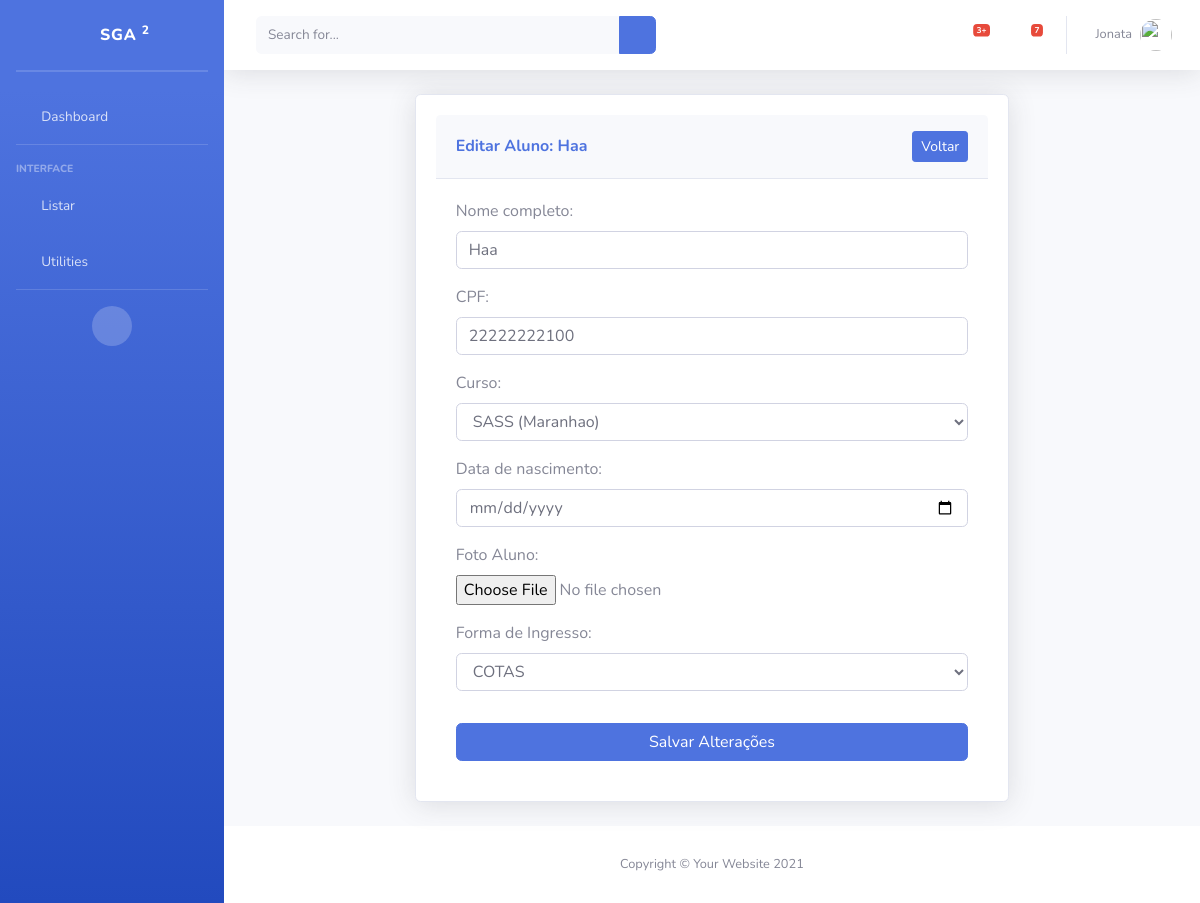
/editarAluno/32/, run on an earlier commit of the app's database.
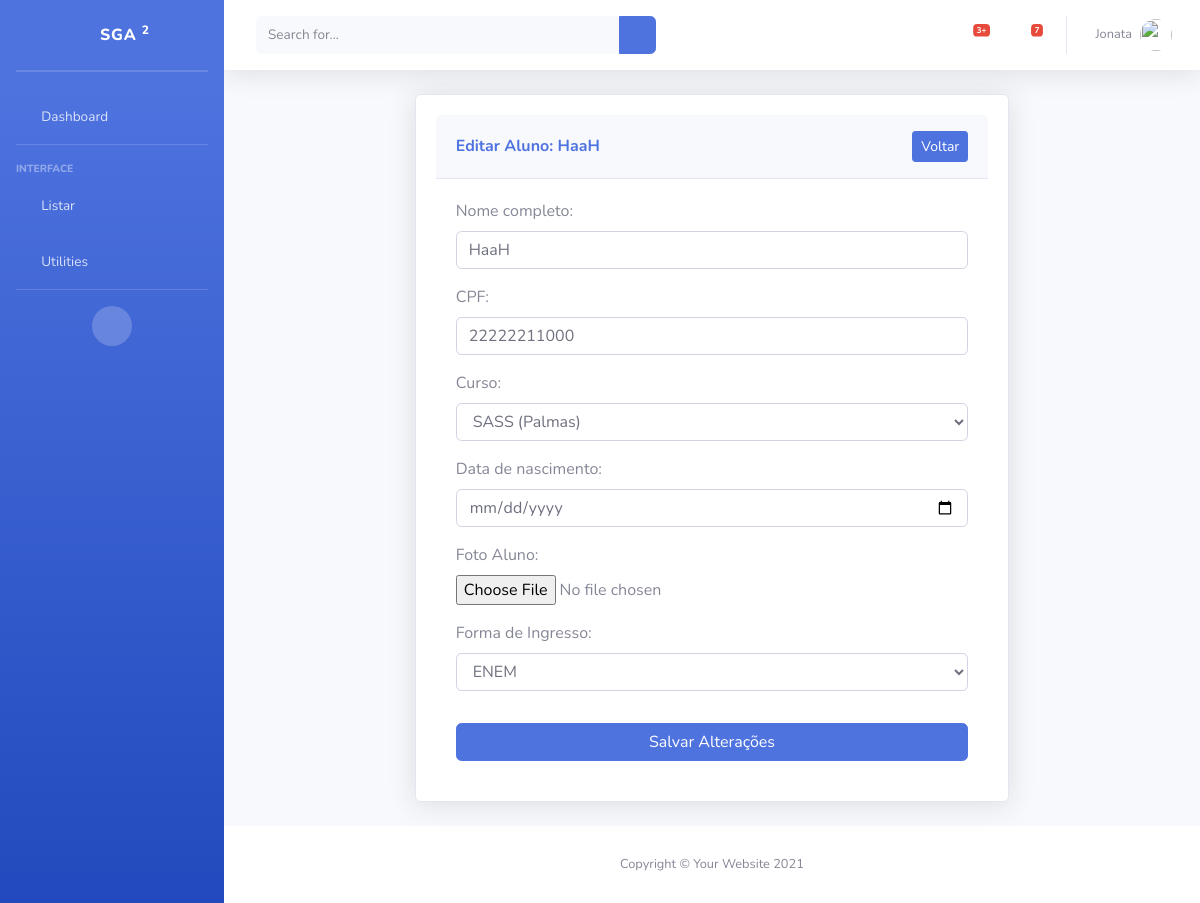
And on a later commit of the database.
### piloto/models/Aluno.py (models this page shows, shortened)
class Aluno(models.Model):
    nomeCompleto = models.CharField('Nome completo', max_length=500, help_text='')
    cpf = models.CharField('CPF', max_length=11, unique=True, help_text='')
    matricula = models.CharField('Matricula', max_length=10, unique=True, editable=False)
    curso = models.ForeignKey(Curso, verbose_name="Curso", on_delete=models.PROTECT)
    dataNascimento = models.DateField("Data de nascimento", null=True, blank=True)
    foto = models.ImageField("Foto Aluno", upload_to='alunos_fotos/', blank=True, null=True)
    formaIngresso = models.ForeignKey(FormaIngresso, verbose_name="Forma de Ingresso", on_delete=models.PROTECT)
    situacao = models.ForeignKey(Situacao, verbose_name="Situacao", on_delete=models.PROTECT, null=True, blank=True)
    dataCadastro = models.DateField('data de cadastro', default=date.today)
    dataUpdate = models.DateTimeField('Ultima atualização', auto_now=True)
    ativo = models.BooleanField("Ativo", default=True)
    class Meta:
        verbose_name = "Aluno"
        verbose_name_plural = "Alunos"

### piloto/views/EditarAluno.py (the view, shortened to what this page needs)
# urls.py: path('editarAluno/<int:pk>/', EditarAlunoView.as_view(), name='editarAluno'),
class EditarAlunoView(UpdateView):
    model = Aluno
    form_class = AlunoForm
    template_name = 'edit_Aluno/EditAluno.html'
    context_object_name = 'aluno'

### piloto/forms/AlunoForm.py
class AlunoForm(forms.ModelForm):
    class Meta:
        model = Aluno
        fields = [
            'nomeCompleto', 'cpf', 'curso',
            'dataNascimento', 'foto', 'formaIngresso'
        ]
        widgets = {
            'nomeCompleto': forms.TextInput(attrs={'class': 'form-control', 'placeholder': 'Digite o nome completo'}),
            'cpf': forms.TextInput(attrs={'class': 'form-control', 'placeholder': 'Digite o CPF'}),
            'curso': forms.Select(attrs={'class': 'form-control'}),
            'dataNascimento': forms.DateInput(attrs={
                'class': 'form-control', 'type': 'date', 'placeholder': 'Selecione a data de nascimento'
            }),
            'foto': forms.ClearableFileInput(attrs={'class': 'form-control-file'}),
            'formaIngresso': forms.Select(attrs={'class': 'form-control'}),
        }

### piloto/models/Curso.py (called while the page is built)
    def __str__(self):
        return f"{self.nome} ({self.campus.nome})"

### piloto/models/FomaIngresso.py (called while the page is built)
    def __str__(self):
        return self.nome

### piloto/templates/edit_Aluno/EditAluno.html (shortened to what this page needs)
{% extends 'Base.html' %}
{% load static %}
{% block content %}
<div class="container d-flex align-items-center justify-content-center" style="min-height: 75vh;">
    <div class="col-xl-8 col-lg-10 col-md-12">
        <div class="card shadow mb-4" style="padding: 20px;">
            <div class="card-header py-3 d-flex justify-content-between align-items-center">
                <h6 class="m-0 font-weight-bold text-primary">Editar Aluno: {{ aluno.nomeCompleto }}</h6>
                <a href="{% url 'listaAlunos' %}" class="btn btn-sm btn-primary">Voltar</a>
            </div>
            <div class="card-body">
                <form method="POST" enctype="multipart/form-data">
                    {{ form.as_p }}
                    <button type="submit" class="btn btn-primary w-100 mt-3">Salvar Alterações</button>
                </form>
            </div>
        </div>
    </div>
</div>
</div>
{% endblock %}

What changed in the data, as far as the page shows it:
changed Aluno: nomeCompleto "Haa" → "HaaH"; cpf "22222222100" → "22222211000"; curso "SASS (Maranhao)" → "SASS (Palmas)"; formaIngresso "COTAS" → "ENEM"
